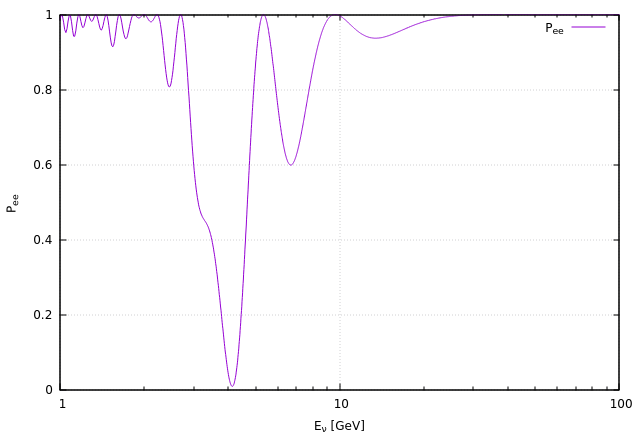

Write the gnuplot code that produced this figure.
#!/usr/local/bin/gnuplot -persist
#
#    
#    	G N U P L O T
#    	Version 5.4 patchlevel 0    last modified 2020-07-13 
#    
#    	Copyright (C) 1986-1993, 1998, 2004, 2007-2020
#    	Thomas Williams, Colin Kelley and many others
#    
#    	gnuplot home:     http://www.gnuplot.info
#    	faq, bugs, etc:   type "help FAQ"
#    	immediate help:   type "help"  (plot window: hit 'h')
# set terminal qt 0 font "Sans,9"
# set output
unset clip points
set clip one
unset clip two
unset clip radial
set errorbars front 1.000000 
set border 31 front lt black linewidth 1.000 dashtype solid
set zdata 
set ydata 
set xdata 
set y2data 
set x2data 
set boxwidth
set boxdepth 0
set style fill  empty border
set style rectangle back fc  bgnd fillstyle   solid 1.00 border lt -1
set style circle radius graph 0.02 
set style ellipse size graph 0.05, 0.03 angle 0 units xy
set dummy x, y
set format x "% h" 
set format y "% h" 
set format x2 "% h" 
set format y2 "% h" 
set format z "% h" 
set format cb "% h" 
set format r "% h" 
set ttics format "% h"
set timefmt "%d/%m/%y,%H:%M"
set angles radians
set tics back
set grid nopolar
set grid xtics nomxtics ytics nomytics noztics nomztics nortics nomrtics \
 nox2tics nomx2tics noy2tics nomy2tics nocbtics nomcbtics
set grid layerdefault   lt 0 linecolor 0 linewidth 0.500,  lt 0 linecolor 0 linewidth 0.500
unset raxis
set theta counterclockwise right
set style parallel front  lt black linewidth 2.000 dashtype solid
set key notitle
set key fixed right top vertical Right noreverse enhanced autotitle nobox
set key noinvert samplen 4 spacing 1 width 0 height 0 
set key maxcolumns 0 maxrows 0
set key noopaque
unset label
unset arrow
unset style line
unset style arrow
set style histogram clustered gap 2 title textcolor lt -1
unset object
unset walls
set style textbox  transparent margins  1.0,  1.0 border  lt -1 linewidth  1.0
set offsets 0, 0, 0, 0
set pointsize 1
set pointintervalbox 1
set encoding utf8
unset polar
unset parametric
unset spiderplot
unset decimalsign
unset micro
unset minussign
set view 60, 30, 1, 1
set view azimuth 0
set rgbmax 255
set samples 100, 100
set isosamples 10, 10
set surface 
unset contour
set cntrlabel  format '%8.3g' font '' start 5 interval 20
set mapping cartesian
set datafile separator whitespace
set datafile nocolumnheaders
unset hidden3d
set cntrparam order 4
set cntrparam linear
set cntrparam levels 5
set cntrparam levels auto
set cntrparam firstlinetype 0 unsorted
set cntrparam points 5
set size ratio 0 1,1
set origin 0,0
set style data points
set style function lines
unset xzeroaxis
unset yzeroaxis
unset zzeroaxis
unset x2zeroaxis
unset y2zeroaxis
set xyplane relative 0.5
set tics scale  1, 0.5, 1, 1, 1
set mxtics default
set mytics default
set mztics default
set mx2tics default
set my2tics default
set mcbtics default
set mrtics default
set nomttics
set xtics border in scale 1,0.5 mirror norotate  autojustify
set xtics  norangelimit logscale autofreq 
set ytics border in scale 1,0.5 mirror norotate  autojustify
set ytics  norangelimit autofreq 
set ztics border in scale 1,0.5 nomirror norotate  autojustify
set ztics  norangelimit autofreq 
unset x2tics
unset y2tics
set cbtics border in scale 1,0.5 mirror norotate  autojustify
set cbtics  norangelimit autofreq 
set rtics axis in scale 1,0.5 nomirror norotate  autojustify
set rtics  norangelimit autofreq 
unset ttics
set title "" 
set title  font "" textcolor lt -1 norotate
set timestamp bottom 
set timestamp "" 
set timestamp  font "" textcolor lt -1 norotate
set trange [ * : * ] noreverse nowriteback
set urange [ * : * ] noreverse nowriteback
set vrange [ * : * ] noreverse nowriteback
set xlabel "E_{/symbol n} [GeV]" 
set xlabel  font "" textcolor lt -1 norotate
set x2label "" 
set x2label  font "" textcolor lt -1 norotate
set xrange [ 1.00000 : 99.9901 ] noreverse writeback
set x2range [ 1.00000 : 99.9901 ] noreverse writeback
set ylabel "P_{ee}" 
set ylabel  font "" textcolor lt -1 rotate
set y2label "" 
set y2label  font "" textcolor lt -1 rotate
set yrange [ 0.00000 : 1.00000 ] noreverse writeback
set y2range [ * : * ] noreverse writeback
set zlabel "" 
set zlabel  font "" textcolor lt -1 norotate
set zrange [ * : * ] noreverse writeback
set cblabel "" 
set cblabel  font "" textcolor lt -1 rotate
set cbrange [ * : * ] noreverse writeback
set rlabel "" 
set rlabel  font "" textcolor lt -1 norotate
set rrange [ * : * ] noreverse writeback
unset logscale
set logscale x 10
unset jitter
set zero 1e-08
set lmargin  -1
set bmargin  -1
set rmargin  -1
set tmargin  -1
set locale "es_MX.UTF-8"
set pm3d explicit at s
set pm3d scansautomatic
set pm3d interpolate 1,1 flush begin noftriangles noborder corners2color mean
set pm3d clip z 
set pm3d nolighting
set palette positive nops_allcF maxcolors 0 gamma 1.5 color model RGB 
set palette rgbformulae 7, 5, 15
set colorbox default
set colorbox vertical origin screen 0.9, 0.2 size screen 0.05, 0.6 front  noinvert bdefault
set style boxplot candles range  1.50 outliers pt 7 separation 1 labels auto unsorted
set loadpath 
set fontpath
set psdir
set fit brief errorvariables nocovariancevariables errorscaling prescale nowrap v5
GNUTERM = "qt"
VoxelDistance = 9.00500479207635e-308
## Last datafile plotted: "data.dat"
plot 'data.dat' title 'P_{ee}' w l
#    EOF
